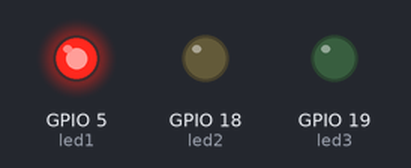
The sketch below on a simulated ESP32. Parts: output pins drawn as LEDs (lit = HIGH). What the sketch prints to the serial monitor is not drawn.

Above: at 2.5 s.
At 6.0 s:
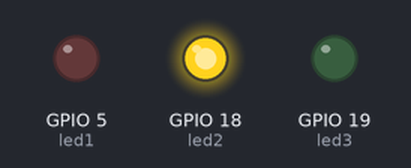
At 9.5 s:
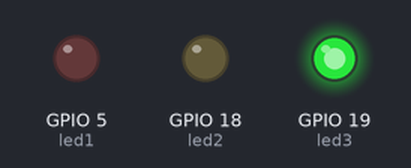
Timing chart, 0 to 15.6 s (numbered marks = the images above):
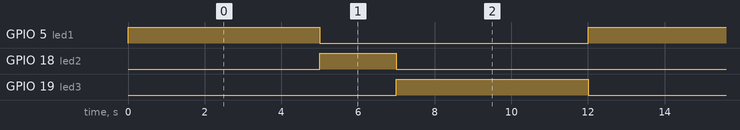

The sketch:

sketch.ino
```cpp
const int led1=5;
const int led2=18;
const int led3=19;
void setup() {
  pinMode(led1, OUTPUT);
  pinMode(led2, OUTPUT);
  pinMode(led3, OUTPUT);
  Serial.begin(9600);
  Serial.println("BASIC TRAFFIC LIGHT");
}

void loop() {
  digitalWrite(led1, HIGH);
  digitalWrite(led2,LOW);
  digitalWrite(led3,LOW);
  delay(5000);
  digitalWrite(led1,LOW);
  digitalWrite(led2, HIGH);
  digitalWrite(led3,LOW);
  delay(2000);
  digitalWrite(led1,LOW);
  digitalWrite(led2,LOW);
  digitalWrite(led3, HIGH);
  delay(5000);
}
```

Measured:
- by itself, GPIO 5 (led1), GPIO 19 (led3): alternates HIGH for 5.0 s and LOW for 7.0 s
- by itself, GPIO 18 (led2): alternates HIGH for 2.0 s and LOW for 10.0 s
- by itself, everything shown: repeats every 12.0 s, in 3 steps
